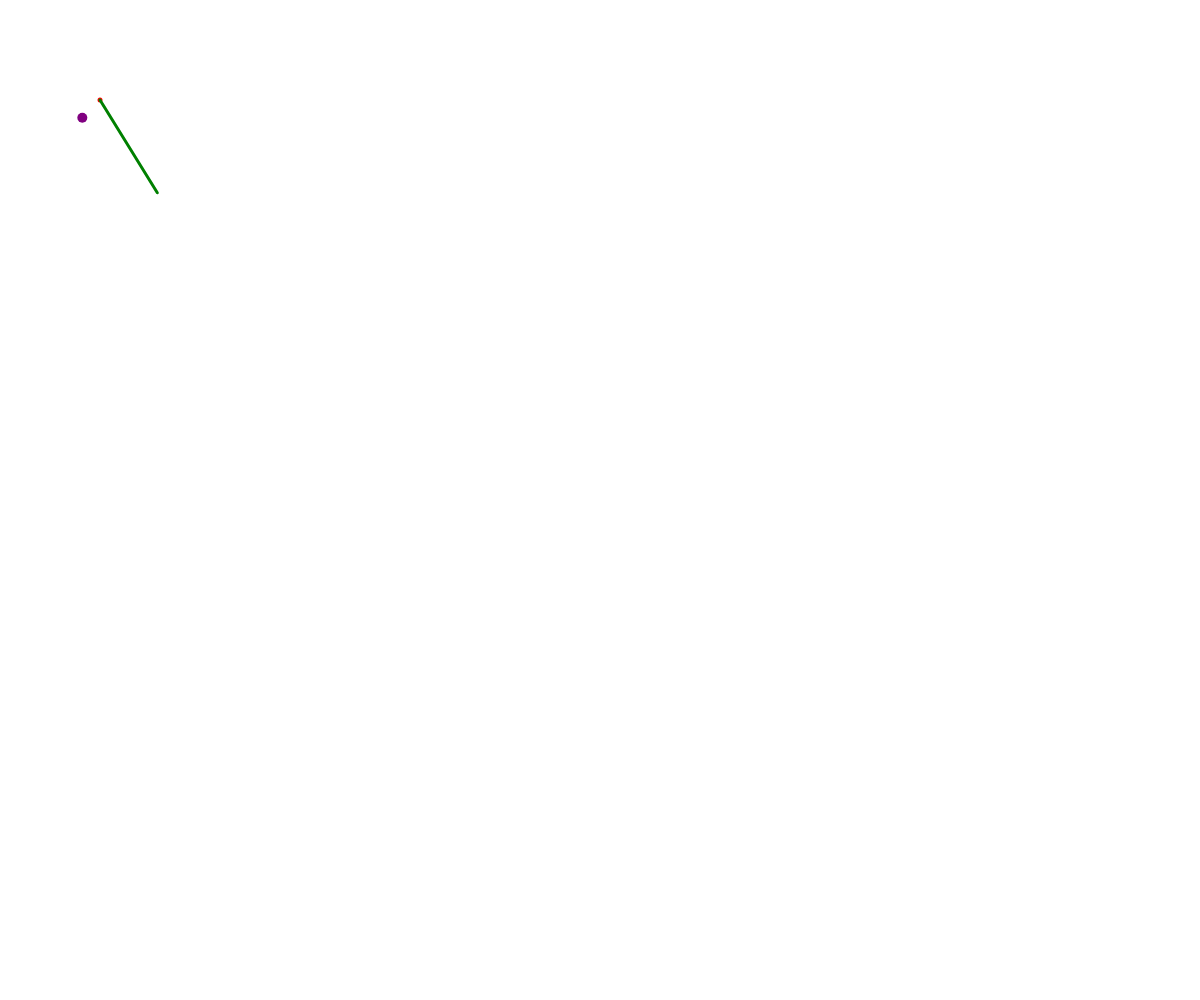
Frame 1 (no input)
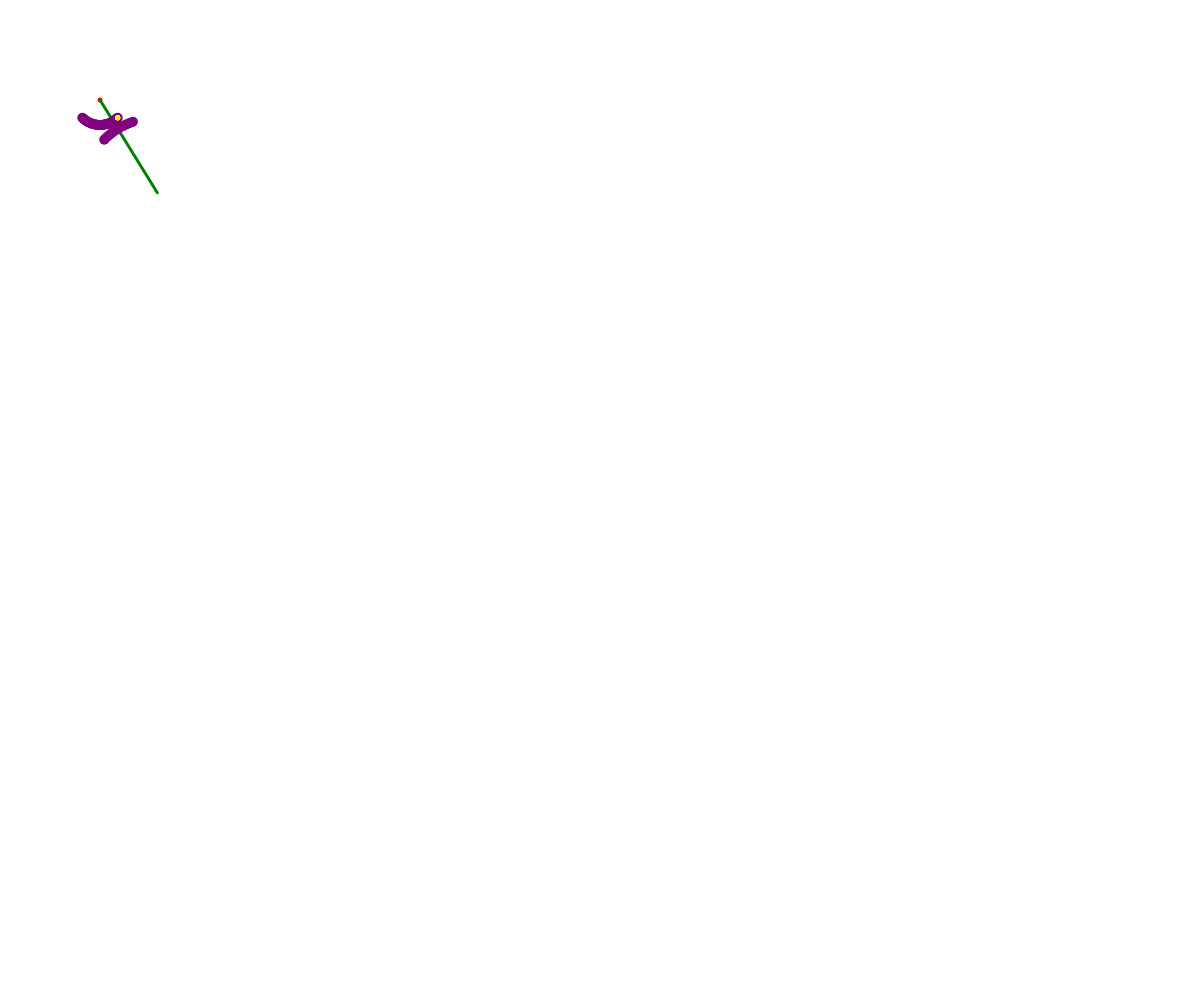
Frame 60 (no input)
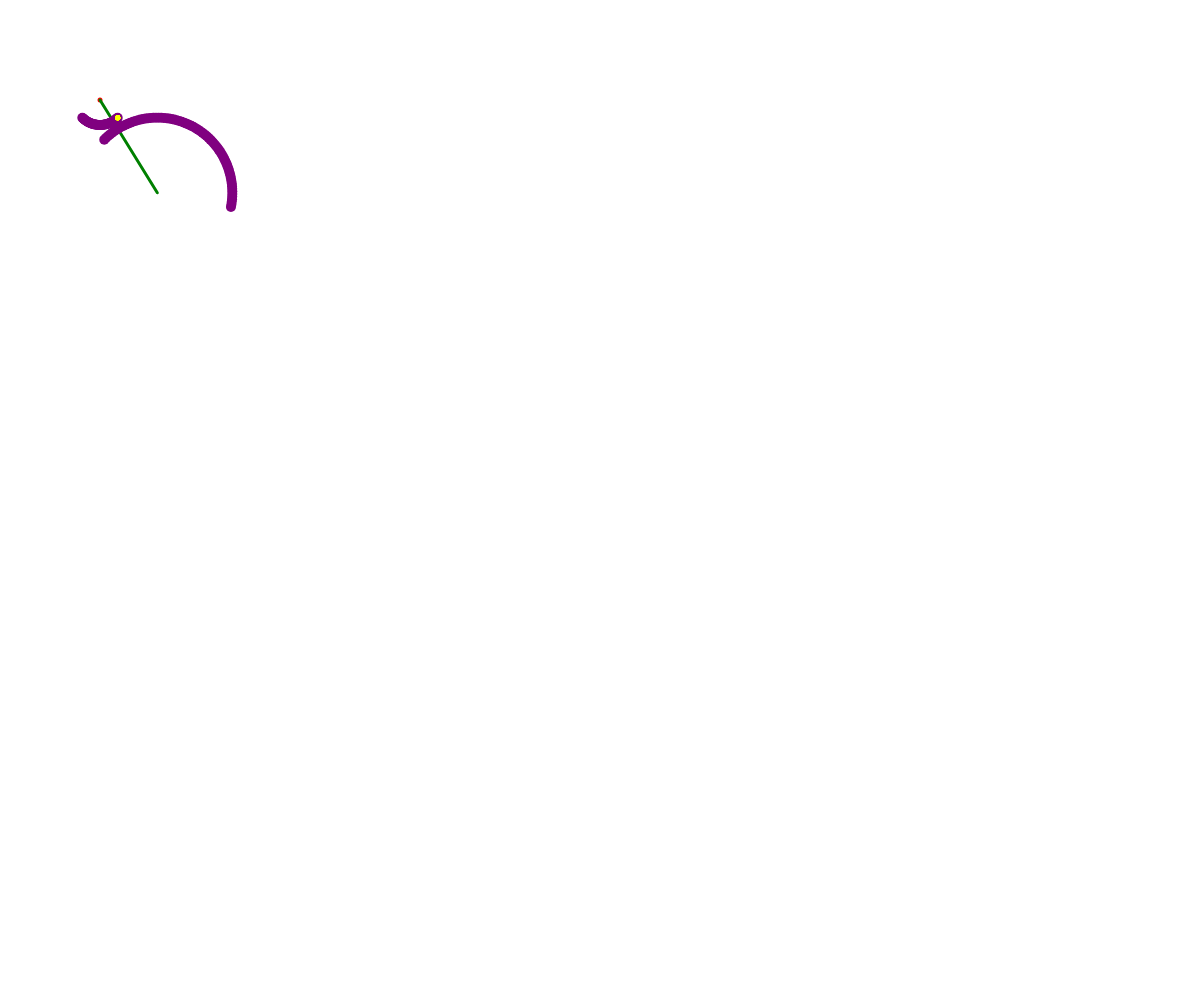
Frame 120 (the mouse pressed at the canvas centre since frame 60)

The p5.js sketch that drew these frames (run headless with seeded random() and noise() and a simulated clock; from frame 60 on, the mouse is pressed at the canvas centre):

// p5.js sketch
// ── sketch.js
function setup() {
  createCanvas(windowWidth, windowHeight);
  angleMode(DEGREES)
  colorMode(HSB);
  frameRate(fps);

  stroke("red");
  strokeWeight(5)
  point(100, 100)


  pc1 =  new PartialCircle(
    x_center=100, 
    y_center=100, 
    radius=25,
    current_angle=135,
    stop_angle=45,
    direction="CCW"
  );

  
  let newRadius = 75;

  stroke("green")
  strokeWeight(3)
  line(100,100,pc1.x + (cos(pc1.current_angle) * pc1.r) + newRadius,pc1.y + (sin(pc1.current_angle) * pc1.r) + newRadius)

  pc2 = new PartialCircle(
    // last point of previous circle + new radius
    x_center=pc1.x + (cos(pc1.current_angle) * pc1.r) + newRadius, 
    y_center=pc1.y + (sin(pc1.current_angle) * pc1.r) + newRadius, 
    radius=newRadius,
    current_angle=45+180,
    stop_angle=45,
    direction="CW"
  );

}

class PartialCircle {
  constructor(x_center, y_center, radius, current_angle, stop_angle, direction) {
    this.x = x_center;
    this.y = y_center;
    this.r = radius;
    this.direction = direction;
    this.current_angle = current_angle;
    this.stop_angle = stop_angle;
    this.rpm = 20;
    this.doneDrawing = false;

    // convert from rpm and fps to the increment angle of each frame
    this.angle_i = 360 * ((this.rpm / 60) / fps);
  }

  move() {
    //console.log("current angle:", this.current_angle, "stop angle:", this.stop_angle)
    if (this.direction == "CCW") {
      if (this.current_angle > this.stop_angle) {
        this.current_angle = this.current_angle - this.angle_i
      } else {
        this.doneDrawing=true;
      }
    } else {
      if (this.current_angle - this.stop_angle < 360) {
        this.current_angle = this.current_angle + this.angle_i
      } else {
        this.doneDrawing=true;
      }
    }
  }

  display() {
    stroke("purple");
    strokeWeight(10)
    point(this.x + (cos(this.current_angle) * this.r), this.y + (sin(this.current_angle) * this.r))
  }
    
}

function draw() {

  if (!pc1.doneDrawing) {
    pc1.display();
    pc1.move();
  } else {
    console.log('drawing next!')
    
  stroke("yellow")
  strokeWeight(5)
  point(pc1.x + (cos(pc1.current_angle) * pc1.r),pc1.y + (sin(pc1.current_angle) * pc1.r))


    pc2.display();
    pc2.move();
  }
}

let fps = 60;
let matrix = [];
let pc1;

let pc2;
  
